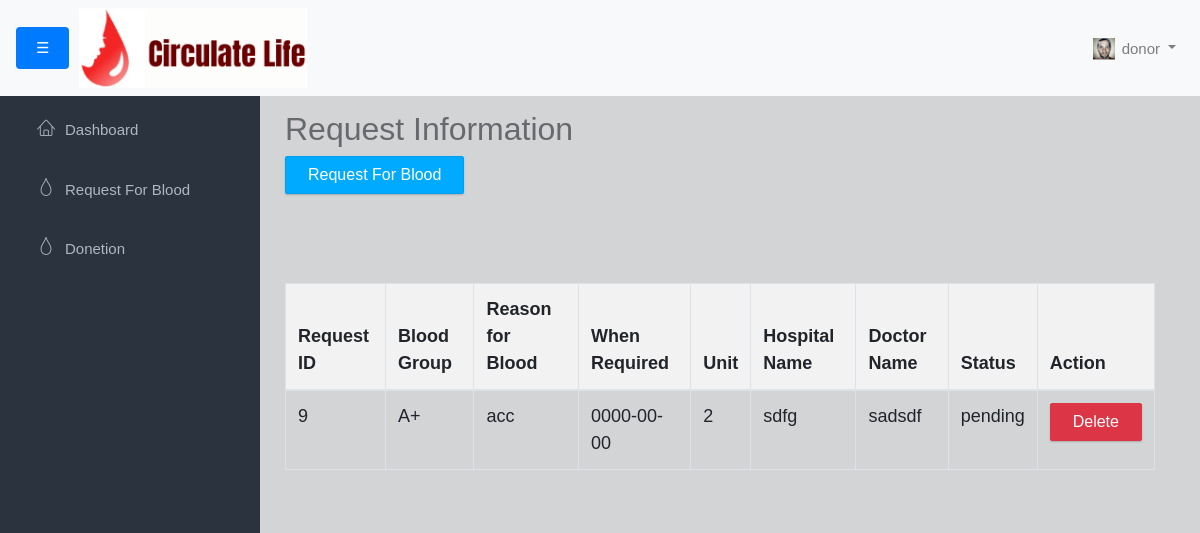
The page /Donor/blood_request.php (signed in) on the database its author committed.
### tables this page shows
CREATE TABLE `blood_request` (
  `id` int(11) NOT NULL,
  `donor_username` varchar(255) DEFAULT NULL,
  `recipient_username` varchar(255) DEFAULT NULL,
  `name` varchar(255) NOT NULL,
  `age` int(11) NOT NULL,
  `blood_group` varchar(10) NOT NULL,
  `reason_for_blood` text NOT NULL,
  `when_required` date NOT NULL,
  `unit` int(11) NOT NULL,
  `hospital_name` varchar(255) NOT NULL,
  `doctor_name` varchar(255) NOT NULL,
  `gender` varchar(10) NOT NULL,
  `address` text NOT NULL,
  `pincode` varchar(6) NOT NULL,
  `contact` varchar(15) NOT NULL,
  `email` varchar(255) NOT NULL,
  `file_upload` varchar(255) DEFAULT NULL,
  `status` enum('pending','accept','reject') NOT NULL DEFAULT 'pending'
);

### Donor/blood_request.php (the view, shortened to what this page needs)
<?php include('donor_header.php');
include('../connection.php') ?>
<div class="main">
  <div class="container-fluid">
    <h2 style="text-align: none;">Request Information</h2>
    <p>
      <button type="button" class="btn btn-primary" data-toggle="modal" data-target="#needblood">
        Request For Blood</button>
    </p>
    <br>
    <table class="table table-bordered">
      <thead>
        <tr>
          <th>Request ID</th>
          <th>Blood Group</th>
          <th>Reason for Blood</th>
          <th>When Required</th>
          <th>Unit</th>
          <th>Hospital Name</th>
          <th>Doctor Name</th>
          <th>Status</th>
          <th>Action</th>
        </tr>
      </thead>
      <tbody>
        <?php
        $members = $conn->query("SELECT * FROM blood_request WHERE donor_username='" . $_SESSION['username'] . "'");
        while ($row = $members->fetch_array()) {
          ?>
          <tr>
            <td><?php echo $row['id']; ?></td>
            <td><?php echo $row['blood_group']; ?></td>
            <td><?php echo $row['reason_for_blood']; ?></td>
            <td><?php echo $row['when_required']; ?></td>
            <td><?php echo $row['unit']; ?></td>
            <td><?php echo $row['hospital_name']; ?></td>
            <td><?php echo $row['doctor_name']; ?></td>
            <td><?php echo $row['status']; ?></td>
            <td>
              <button type="button" data-toggle="modal" data-target="#deletrequester<?php echo $row['id'] ?>"
                class="btn btn-danger">
                Delete
              </button>
            </td>
          </tr>
        <?php }
        ?>
      </tbody>
    </table>
  </div>
</div>
</body>
</html>

### Donor/donor_style.css (style rules this page uses)
html { position: relative; min-height: 100%; }
body { background-color: #d3d4d6; font-family: "Source Sans Pro", sans-serif; font-size: 15px; color: #676a6d; margin: 0; padding: 0; }
.main { transition: all 0.3s ease-in-out; width: calc(100% - 260px); background-color: #d3d4d6; padding: 20px; overflow-y: auto; margin-left: 250px; transition: margin-left 0.3s ease; }
#wrapper #sidebar-nav, #wrapper .main { padding-top: 80px; }
.container-fluid { margin-top: 30px; }
.btn { -webkit-border-radius: 2px; -moz-border-radius: 2px; border-radius: 2px; -moz-box-shadow: 0px 1px 2px 0 rgba(0, 0, 0, 0.2); -webkit-box-shadow: 0px 1px 2px 0 rgba(0, 0, 0, 0.2); box-shadow: 0px 1px 2px 0 rgba(0, 0, 0, 0.2); padding: 6px 22px; }
.btn-primary { background-color: #00AAFF; border-color: #00a0f0; }
table { width: 50%; border-collapse: collapse; margin: 50px 0; font-size: 18px; text-align: left; }
th, td { padding: 12px; border-bottom: 1px solid #ddd; }
th { background-color: #f2f2f2; }

### rows shown on the page
blood_request: id "9", blood_group "A+", reason_for_blood "acc", when_required "0000-00-00", unit "2", hospital_name "sdfg", doctor_name "sadsdf", status "pending"

### other values the page prints
$_SESSION['username'] "donor"
